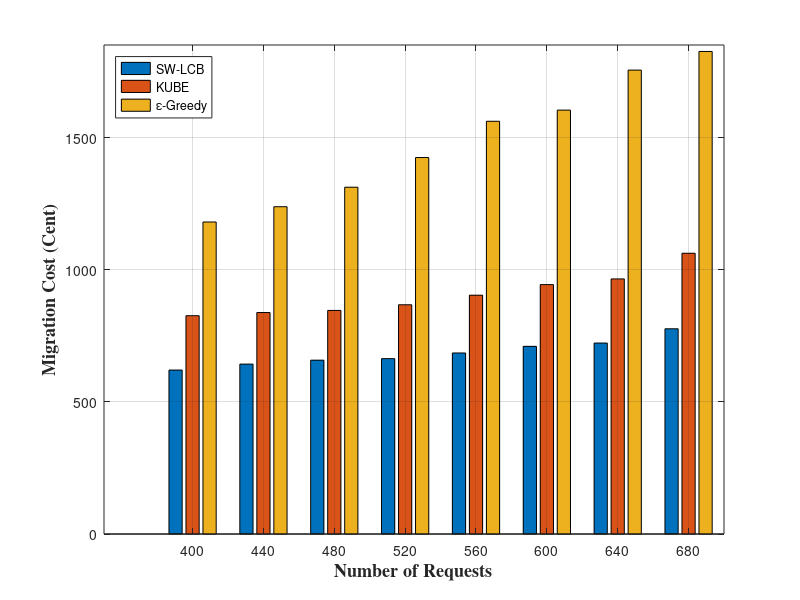

Here is the MATLAB script that generated this plot:
close all
clear all

numOfReq = [400, 440, 480, 520,560,600, 640, 680];


cmig_MAB = [620.219,642.765, 657.634, 663.532, 684.864, 709.931, 722.419, 776.470];
cmig_kube =[825.905, 837.905, 845.866, 867.306, 903.450, 943.589, 965.046, 1062.129];
cmig_greedy= [1180.360, 1238.21, 1312.003, 1424.276, 1561.450, 1603.640, 1755.074, 1825.623];

%plotting the bar chart:
cost =[cmig_MAB(:),cmig_kube(:), cmig_greedy(:)];
bar(numOfReq,cost,'grouped')
grid on
xlabel('Number of Requests','fontweight','bold','fontsize',13, 'FontName','times')
ylabel('Migration Cost (Cent)','fontweight','bold','fontsize',13, 'FontName','times')
legend('SW-LCB','KUBE', '\epsilon-Greedy','Location','northwest')
ylim([0, 1850]);




